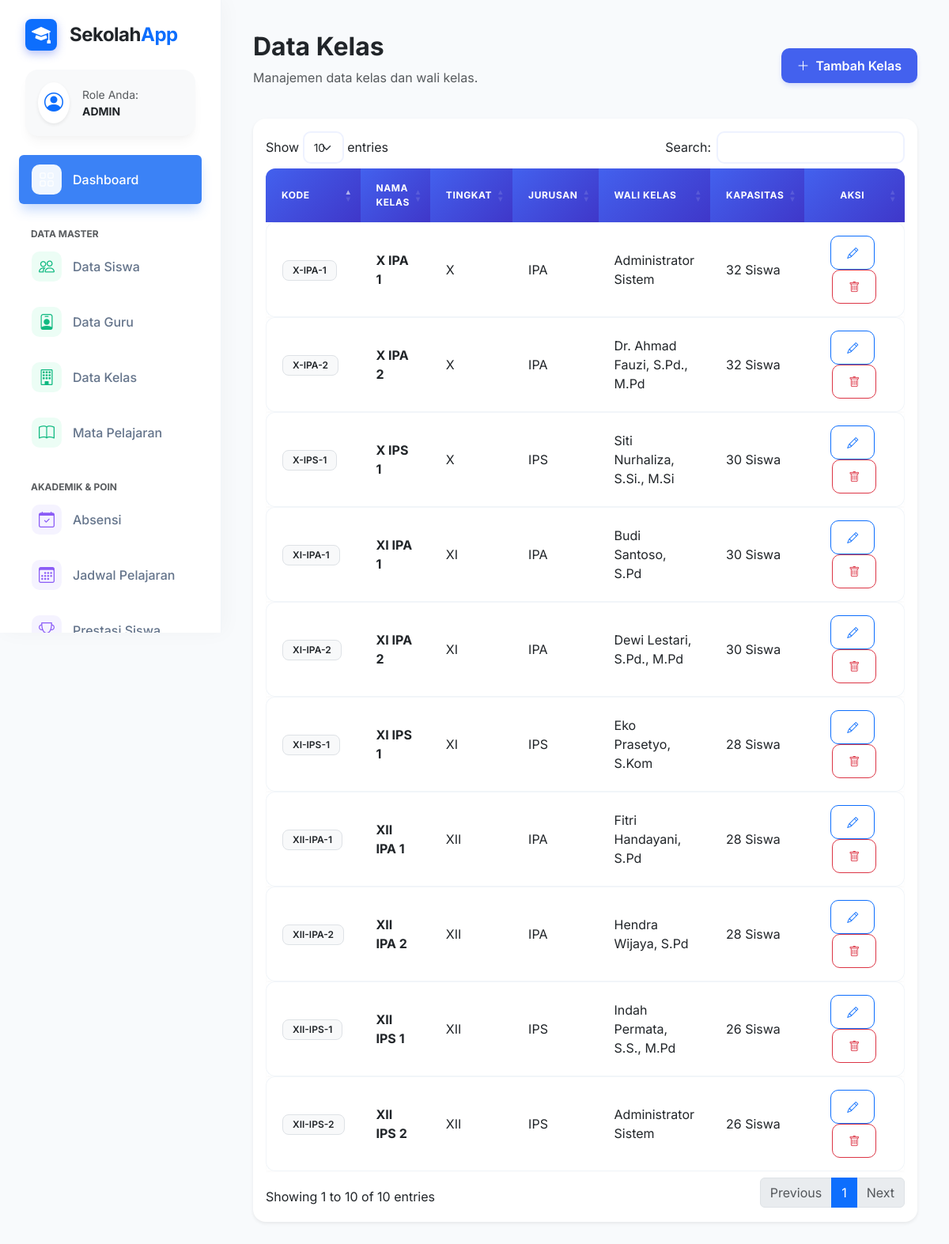
Page /kelas (signed in) on the committed database.
### tables this page shows
CREATE TABLE `kelas` (
  `id` INT AUTO_INCREMENT PRIMARY KEY,
  `kode_kelas` VARCHAR(10) UNIQUE NOT NULL,
  `nama_kelas` VARCHAR(50) NOT NULL,
  `tingkat` ENUM('X','XI','XII') NOT NULL,
  `jurusan` VARCHAR(50),
  `wali_kelas_id` INT NULL,
  `kapasitas` INT DEFAULT 30,
  `ruangan` VARCHAR(20),
  `tahun_ajaran` VARCHAR(9),
  `semester` ENUM('ganjil','genap') DEFAULT 'ganjil',
  `status` ENUM('aktif','nonaktif') DEFAULT 'aktif',
  `created_at` TIMESTAMP DEFAULT CURRENT_TIMESTAMP,
  `updated_at` TIMESTAMP DEFAULT CURRENT_TIMESTAMP ON UPDATE CURRENT_TIMESTAMP
);

CREATE TABLE `users` (
  `id` INT AUTO_INCREMENT PRIMARY KEY,
  `username` VARCHAR(50) UNIQUE NOT NULL,
  `password` VARCHAR(255) NOT NULL,
  `nama_lengkap` VARCHAR(100) NOT NULL,
  `jenis_kelamin` ENUM('L','P') DEFAULT 'L',
  `nip` VARCHAR(30) UNIQUE,
  `tempat_lahir` VARCHAR(50),
  `tanggal_lahir` DATE,
  `alamat` TEXT,
  `no_telepon` VARCHAR(15),
  `email` VARCHAR(100) UNIQUE,
  `role` ENUM('admin','guru','siswa') DEFAULT 'guru',
  `jabatan` VARCHAR(100),
  `bidang_studi` VARCHAR(100),
  `foto` VARCHAR(255),
  `status` ENUM('aktif','nonaktif','pensiun','pindah') DEFAULT 'aktif',
  `last_login` TIMESTAMP,
  `created_at` TIMESTAMP DEFAULT CURRENT_TIMESTAMP,
  `updated_at` TIMESTAMP DEFAULT CURRENT_TIMESTAMP ON UPDATE CURRENT_TIMESTAMP
);

### controllers/KelasController.php (called while the page is built, shortened)
<?php
class KelasController extends BaseController
{
    public function index()
    {
        $model = $this->model('KelasModel');
        $data = [
            'title' => 'Data Kelas',
            'kelas' => $model->getAllKelas()
        ];
        $this->view('kelas/index', $data);
    }
}

### core/Router.php (called while the page is built, shortened)
<?php
class Router
{
    protected $method = 'index';
    public function __construct()
    {
        $url = $this->parseUrl();
        if (isset($url[0])) {
            $controllerName = ucfirst($url[0]) . 'Controller';
            if (file_exists(__DIR__ . '/../controllers/' . $controllerName . '.php')) {
                unset($url[0]);
            }
        }
        $this->controller = new $this->controller;
        $this->params = $url ? array_values($url) : [];
        call_user_func_array([$this->controller, $this->method], $this->params);
    }
    public function parseUrl()
    {
        if (isset($_GET['url'])) {
            return explode('/', filter_var(rtrim($_GET['url'], '/'), FILTER_SANITIZE_URL));
        }
        return [];
    }
}

### index.php (called while the page is built)
<?php
require_once 'config/database.php';
require_once 'core/Router.php';
require_once 'core/BaseController.php';
require_once 'core/BaseModel.php';
$app = new Router();

### core/Database.php (called while the page is built, shortened)
<?php
class Database
{
    private $host = DB_HOST;
    private $user = DB_USER;
    private $pass = DB_PASS;
    private $dbname = DB_NAME;
    public $conn;
    private function connect()
    {
        $this->conn = new mysqli($this->host, $this->user, $this->pass, $this->dbname);
    }
    public function rawQuery($sql)
    {
        return $this->conn->query($sql);
    }
}

### models/KelasModel.php (called while the page is built, shortened)
<?php
class KelasModel extends BaseModel
{
    public function getAllKelas()
    {
        $sql = "SELECT k.*, u.nama_lengkap as wali_kelas
                FROM kelas k
                LEFT JOIN users u ON k.wali_kelas_id = u.id
                WHERE k.status = 'aktif'
                ORDER BY k.tingkat DESC, k.nama_kelas ASC";
        return $this->rawQuery($sql)->fetch_all(MYSQLI_ASSOC);
    }
}

### core/BaseModel.php (called while the page is built, shortened)
<?php
require_once __DIR__ . '/Database.php';
class BaseModel
{
    protected $db;
    public function __construct()
    {
        $this->db = new Database();
    }
    public function rawQuery($sql)
    {
        return $this->db->rawQuery($sql);
    }
}

### views/kelas/index.php (the view)
<div class="main-content">
    <div class="d-flex justify-content-between align-items-center mb-4">
        <div>
            <h2 class="fw-bold text-dark">Data Kelas</h2>
            <p class="text-muted">Manajemen data kelas dan wali kelas.</p>
        </div>
        <?php if ($_SESSION['role'] == 'admin'): ?>
            <a href="<?= BASE_URL ?>kelas/create" class="btn btn-primary">
                <i class="bi bi-plus-lg me-2"></i>Tambah Kelas
            </a>
        <?php endif; ?>
    </div>
    <div class="card border-0 shadow-sm">
        <div class="card-body">
            <div class="table-responsive">
                <table class="table table-hover align-middle datatable w-100">
                    <thead class="bg-light">
                        <tr>
                            <th>Kode</th>
                            <th>Nama Kelas</th>
                            <th>Tingkat</th>
                            <th>Jurusan</th>
                            <th>Wali Kelas</th>
                            <th>Kapasitas</th>
                            <?php if ($_SESSION['role'] == 'admin'): ?>
                                <th class="text-center" width="150">Aksi</th>
                            <?php endif; ?>
                        </tr>
                    </thead>
                    <tbody>
                        <?php foreach ($kelas as $row): ?>
                            <tr>
                                <td><span class="badge bg-light text-dark border">
                                        <?= $row['kode_kelas'] ?>
                                    </span></td>
                                <td class="fw-bold">
                                    <?= $row['nama_kelas'] ?>
                                </td>
                                <td>
                                    <?= $row['tingkat'] ?>
                                </td>
                                <td>
                                    <?= $row['jurusan'] ?>
                                </td>
                                <td>
                                    <?= $row['wali_kelas'] ?? '<span class="text-muted fst-italic">Kosong</span>' ?>
                                </td>
                                <td>
                                    <?= $row['kapasitas'] ?> Siswa
                                </td>
                                <?php if ($_SESSION['role'] == 'admin'): ?>
                                    <td class="text-center">
                                        <a href="<?= BASE_URL ?>kelas/edit/<?= $row['id'] ?>"
                                            class="btn btn-sm btn-outline-primary me-1"><i class="bi bi-pencil"></i></a>
                                        <a href="<?= BASE_URL ?>kelas/delete/<?= $row['id'] ?>"
                                            class="btn btn-sm btn-outline-danger"
                                            onclick="return confirm('Hapus data kelas ini?')"><i class="bi bi-trash"></i></a>
                                    </td>
                                <?php endif; ?>
                            </tr>
                        <?php endforeach; ?>
                    </tbody>
                </table>
            </div>
        </div>
    </div>
</div>

### views/layouts/header.php (style rules this page uses)
:root { --primary-color: #4361ee; --primary-light: #eef2ff; --secondary-color: #3f37c9; --success-color: #10b981; --danger-color: #ef4444; --warning-color: #f59e0b; --info-color: #3b82f6; --sidebar-width: 280px; --bg-body: #f8fafc; --card-shadow: 0 10px 15px -3px rgba(0, 0, 0, 0.04), 0 4px 6px -2px rgba(0, 0, 0, 0.02); }
body { font-family: 'Inter', sans-serif; background-color: var(--bg-body); color: #1e293b; }
.main-content { margin-left: var(--sidebar-width); padding: 40px; }
.card { border: 1px solid #f1f5f9; border-radius: 16px; box-shadow: var(--card-shadow); transition: transform 0.2s, box-shadow 0.2s; background: #fff; }
.table:not(.calendar-table) thead th { border: none; background: linear-gradient(135deg, var(--primary-color), var(--secondary-color)); color: white; text-transform: uppercase; font-size: 0.75rem; font-weight: 700; letter-spacing: 0.05em; padding: 16px 20px; vertical-align: middle; }
.table:not(.calendar-table) thead th:first-child { border-top-left-radius: 12px; }
.table:not(.calendar-table) thead th:last-child { border-top-right-radius: 12px; }
.table:not(.calendar-table) tbody tr { background-color: #fff; box-shadow: 0 1px 3px rgba(0, 0, 0, 0.02); transition: all 0.2s; }
.table:not(.calendar-table) tbody td { padding: 16px 20px; border-top: 1px solid #f1f5f9; border-bottom: 1px solid #f1f5f9; }
.table:not(.calendar-table) tbody td:first-child { border-left: 1px solid #f1f5f9; border-top-left-radius: 12px; border-bottom-left-radius: 12px; }
.table:not(.calendar-table) tbody td:last-child { border-right: 1px solid #f1f5f9; border-top-right-radius: 12px; border-bottom-right-radius: 12px; }
.badge { padding: 6px 12px; font-weight: 600; border-radius: 8px; }
.btn { border-radius: 10px; padding: 10px 20px; font-weight: 600; transition: all 0.2s; }
.btn-primary { background-color: var(--primary-color); border: none; box-shadow: 0 4px 6px -1px rgba(67, 97, 238, 0.2); }

### rows in the picture
kelas: kode_kelas "XII-IPA-1", nama_kelas "XII IPA 1", tingkat "XII", jurusan "IPA", wali_kelas.nama_lengkap "Fitri Handayani, S.Pd", kapasitas "28"
kelas: kode_kelas "XII-IPA-2", nama_kelas "XII IPA 2", tingkat "XII", jurusan "IPA", wali_kelas.nama_lengkap "Hendra Wijaya, S.Pd", kapasitas "28"
kelas: kode_kelas "XII-IPS-1", nama_kelas "XII IPS 1", tingkat "XII", jurusan "IPS", wali_kelas.nama_lengkap "Indah Permata, S.S., M.Pd", kapasitas "26"
kelas: kode_kelas "XII-IPS-2", nama_kelas "XII IPS 2", tingkat "XII", jurusan "IPS", wali_kelas.nama_lengkap "Administrator Sistem", kapasitas "26"
kelas: kode_kelas "XI-IPA-1", nama_kelas "XI IPA 1", tingkat "XI", jurusan "IPA", wali_kelas.nama_lengkap "Budi Santoso, S.Pd", kapasitas "30"
kelas: kode_kelas "XI-IPA-2", nama_kelas "XI IPA 2", tingkat "XI", jurusan "IPA", wali_kelas.nama_lengkap "Dewi Lestari, S.Pd., M.Pd", kapasitas "30"
kelas: kode_kelas "XI-IPS-1", nama_kelas "XI IPS 1", tingkat "XI", jurusan "IPS", wali_kelas.nama_lengkap "Eko Prasetyo, S.Kom", kapasitas "28"
kelas: kode_kelas "X-IPA-1", nama_kelas "X IPA 1", tingkat "X", jurusan "IPA", wali_kelas.nama_lengkap "Administrator Sistem", kapasitas "32"
kelas: kode_kelas "X-IPA-2", nama_kelas "X IPA 2", tingkat "X", jurusan "IPA", wali_kelas.nama_lengkap "Dr. Ahmad Fauzi, S.Pd., M.Pd", kapasitas "32"
kelas: kode_kelas "X-IPS-1", nama_kelas "X IPS 1", tingkat "X", jurusan "IPS", wali_kelas.nama_lengkap "Siti Nurhaliza, S.Si., M.Si", kapasitas "30"

### other values in the picture
$role "ADMIN"
